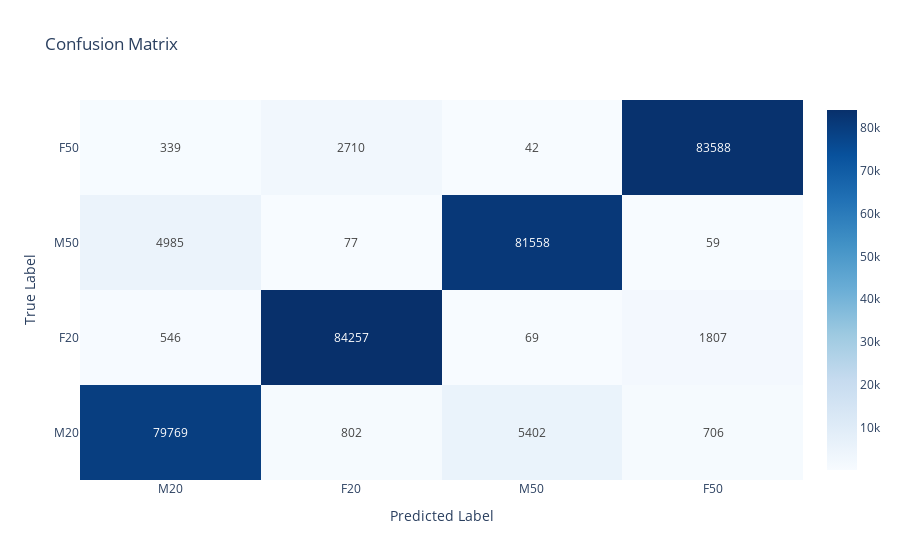
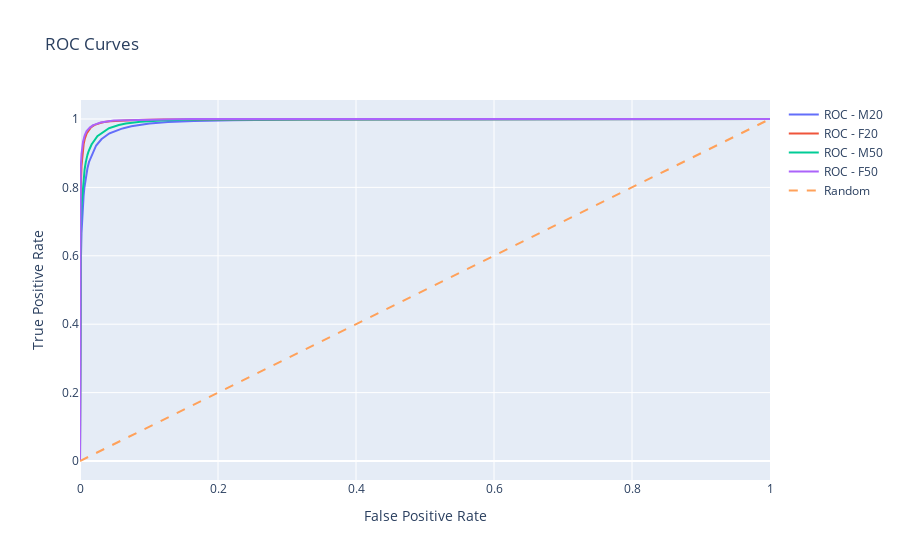

The notebook cell these images were saved under, in order:
### Code cell
evaluate_model(y_true, y_pred, y_pred_proba=y_pred_proba, class_names=["M20", "F20", "M50", "F50"])

### Figure 1 — Plotly figure (JSON) as saved in the notebook; plotly's stock layout.template omitted (floating-point values rounded to 4 significant figures)
{"data": [{"colorscale": [[0, "rgb(247,251,255)"], [0.125, "rgb(222,235,247)"], [0.25, "rgb(198,219,239)"], [0.375, "rgb(158,202,225)"], [0.5, "rgb(107,174,214)"], [0.625, "rgb(66,146,198)"], [0.75, "rgb(33,113,181)"], [0.875, "rgb(8,81,156)"], [1, "rgb(8,48,107)"]], "hoverinfo": "z", "showscale": true, "text": [["79769", "802", "5402", "706"], ["546", "84257", "69", "1807"], ["4985", "77", "81558", "59"], ["339", "2710", "42", "83588"]], "texttemplate": "%{text}", "type": "heatmap", "x": ["M20", "F20", "M50", "F50"], "y": ["M20", "F20", "M50", "F50"], "z": [[79769, 802, 5402, 706], [546, 84257, 69, 1807], [4985, 77, 81558, 59], [339, 2710, 42, 83588]]}], "layout": {"title": {"text": "Confusion Matrix"}, "xaxis": {"title": {"text": "Predicted Label"}}, "yaxis": {"title": {"text": "True Label"}}}}

### Figure 2 — Plotly figure (JSON) as saved in the notebook; plotly's stock layout.template omitted (floating-point values rounded to 4 significant figures; data arrays with more than 128 entries replaced by an {"elided": "..."} marker saying what was removed)
{"data": [{"mode": "lines", "name": "ROC - M20", "type": "scatter", "x": {"elided": "22191 float values"}, "y": {"elided": "22191 float values"}}, {"mode": "lines", "name": "ROC - F20", "type": "scatter", "x": {"elided": "12188 float values"}, "y": {"elided": "12188 float values"}}, {"mode": "lines", "name": "ROC - M50", "type": "scatter", "x": {"elided": "18743 float values"}, "y": {"elided": "18743 float values"}}, {"mode": "lines", "name": "ROC - F50", "type": "scatter", "x": {"elided": "11384 float values"}, "y": {"elided": "11384 float values"}}, {"line": {"dash": "dash"}, "mode": "lines", "name": "Random", "type": "scatter", "x": [0, 1], "y": [0, 1]}], "layout": {"showlegend": true, "title": {"text": "ROC Curves"}, "xaxis": {"title": {"text": "False Positive Rate"}}, "yaxis": {"title": {"text": "True Positive Rate"}}}}
